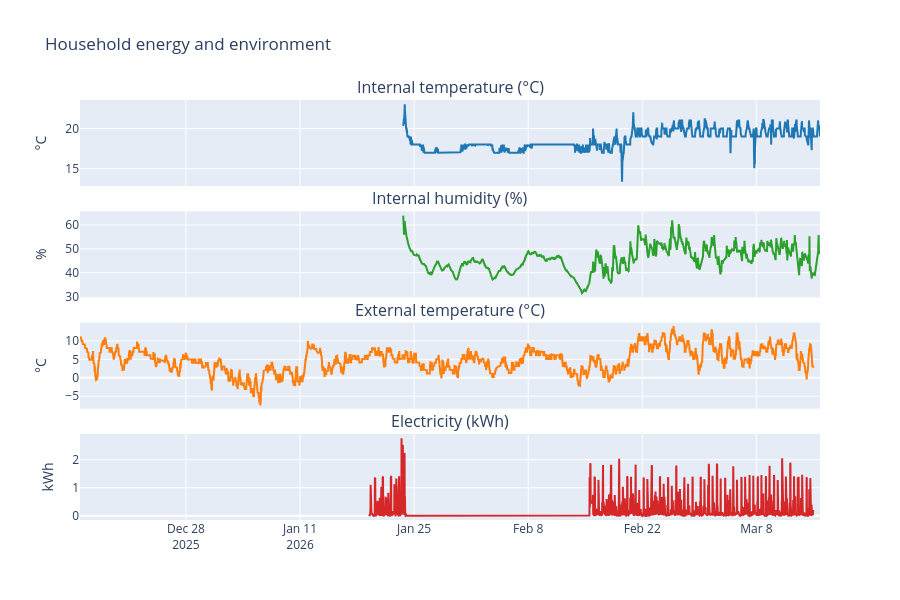

Source (notebook cell):
### Markdown cell above
### 3. Plot time series (internal temp, humidity, external temp, electricity)

### Code cell
# Plot half-hourly data (uses elec, hum, temp, weather from first data cell)
import plotly.graph_objects as go
from plotly.subplots import make_subplots
import pandas as pd
from functools import reduce

indexes = [s.index for s in [elec, hum, temp] if not s.empty]
if not weather.empty:
    indexes.append(weather.index)
df = None
if indexes:
    idx = reduce(lambda a, b: a.union(b), indexes)
    idx = idx[idx.notna()].drop_duplicates().sort_values()
    df = pd.DataFrame(index=idx)
    if not elec.empty:
        df["elec_kwh"] = elec.reindex(idx)
    if not temp.empty:
        df["internal_temperature_c"] = temp.reindex(idx)
    if not hum.empty:
        df["internal_humidity_pct"] = hum.reindex(idx)
    # External temp from weather (third subplot)
    if not weather.empty:
        ext_col = next((c for c in ["temperature_celsius", "temperature", "temp"] if c in weather.columns), None)
        if ext_col is None and len(weather.columns):
            ext_col = [c for c in weather.columns if c not in ("timestamp", "ts")][0]
        if ext_col is not None:
            w = weather[ext_col].copy()
            if not w.index.is_unique:
                w = w.loc[~w.index.duplicated(keep="first")]
            df["external_temperature_c"] = w.reindex(idx)
    df = df.dropna(how="all").sort_index()

if df is None or df.empty:
    print("No data to plot. Run scripts/run_clean_to_halfhourly.py and ensure data/cleaned/ has CSVs.")
else:
    fig = make_subplots(
        rows=4,
        cols=1,
        shared_xaxes=True,
        subplot_titles=(
            "Internal temperature (°C)",
            "Internal humidity (%)",
            "External temperature (°C)",
            "Electricity (kWh)",
        ),
        vertical_spacing=0.06,
    )

    x = df.index

    # Internal temperature
    if "internal_temperature_c" in df.columns:
        fig.add_trace(
            go.Scatter(x=x, y=df["internal_temperature_c"], name="Internal temp", line=dict(color="#1f77b4")),
            row=1,
            col=1,
        )

    # Internal humidity
    if "internal_humidity_pct" in df.columns:
        fig.add_trace(
            go.Scatter(x=x, y=df["internal_humidity_pct"], name="Internal humidity", line=dict(color="#2ca02c")),
            row=2,
            col=1,
        )

    # Row 3: external temperature (weather data)
    if "external_temperature_c" in df.columns:
        fig.add_trace(
            go.Scatter(x=x, y=df["external_temperature_c"], name="External temp", line=dict(color="#ff7f0e")),
            row=3,
            col=1,
        )

    # Electricity usage
    if "elec_kwh" in df.columns:
        fig.add_trace(
            go.Scatter(x=x, y=df["elec_kwh"], name="Elec (kWh)", line=dict(color="#d62728")),
            row=4,
            col=1,
        )

    fig.update_layout(height=600, title_text="Household energy and environment", showlegend=False)
    fig.update_yaxes(title_text="°C", row=1, col=1)
    fig.update_yaxes(title_text="%", row=2, col=1)
    fig.update_yaxes(title_text="°C", row=3, col=1)
    fig.update_yaxes(title_text="kWh", row=4, col=1)
    fig.show()

### Figure 1 — Plotly figure (JSON) as saved in the notebook; plotly's stock layout.template omitted (floating-point values rounded to 4 significant figures; data arrays with more than 128 entries replaced by an {"elided": "..."} marker saying what was removed)
{"data": [{"line": {"color": "#1f77b4"}, "name": "Internal temp", "type": "scatter", "x": {"elided": "4360 str values"}, "xaxis": "x", "y": {"elided": "4360 float values"}, "yaxis": "y"}, {"line": {"color": "#2ca02c"}, "name": "Internal humidity", "type": "scatter", "x": {"elided": "4360 str values"}, "xaxis": "x2", "y": {"elided": "4360 float values"}, "yaxis": "y2"}, {"line": {"color": "#ff7f0e"}, "name": "External temp", "type": "scatter", "x": {"elided": "4360 str values"}, "xaxis": "x3", "y": {"elided": "4360 float values"}, "yaxis": "y3"}, {"line": {"color": "#d62728"}, "name": "Elec (kWh)", "type": "scatter", "x": {"elided": "4360 str values"}, "xaxis": "x4", "y": {"elided": "4360 float values"}, "yaxis": "y4"}], "layout": {"annotations": [{"font": {"size": 16}, "showarrow": false, "text": "Internal temperature (°C)", "x": 0.5, "xanchor": "center", "xref": "paper", "y": 1, "yanchor": "bottom", "yref": "paper"}, {"font": {"size": 16}, "showarrow": false, "text": "Internal humidity (%)", "x": 0.5, "xanchor": "center", "xref": "paper", "y": 0.735, "yanchor": "bottom", "yref": "paper"}, {"font": {"size": 16}, "showarrow": false, "text": "External temperature (°C)", "x": 0.5, "xanchor": "center", "xref": "paper", "y": 0.47, "yanchor": "bottom", "yref": "paper"}, {"font": {"size": 16}, "showarrow": false, "text": "Electricity (kWh)", "x": 0.5, "xanchor": "center", "xref": "paper", "y": 0.205, "yanchor": "bottom", "yref": "paper"}], "height": 600, "showlegend": false, "title": {"text": "Household energy and environment"}, "xaxis": {"anchor": "y", "domain": [0, 1], "matches": "x4", "showticklabels": false}, "xaxis2": {"anchor": "y2", "domain": [0, 1], "matches": "x4", "showticklabels": false}, "xaxis3": {"anchor": "y3", "domain": [0, 1], "matches": "x4", "showticklabels": false}, "xaxis4": {"anchor": "y4", "domain": [0, 1]}, "yaxis": {"anchor": "x", "domain": [0.795, 1], "title": {"text": "°C"}}, "yaxis2": {"anchor": "x2", "domain": [0.53, 0.735], "title": {"text": "%"}}, "yaxis3": {"anchor": "x3", "domain": [0.265, 0.47], "title": {"text": "°C"}}, "yaxis4": {"anchor": "x4", "domain": [0, 0.205], "title": {"text": "kWh"}}}}
